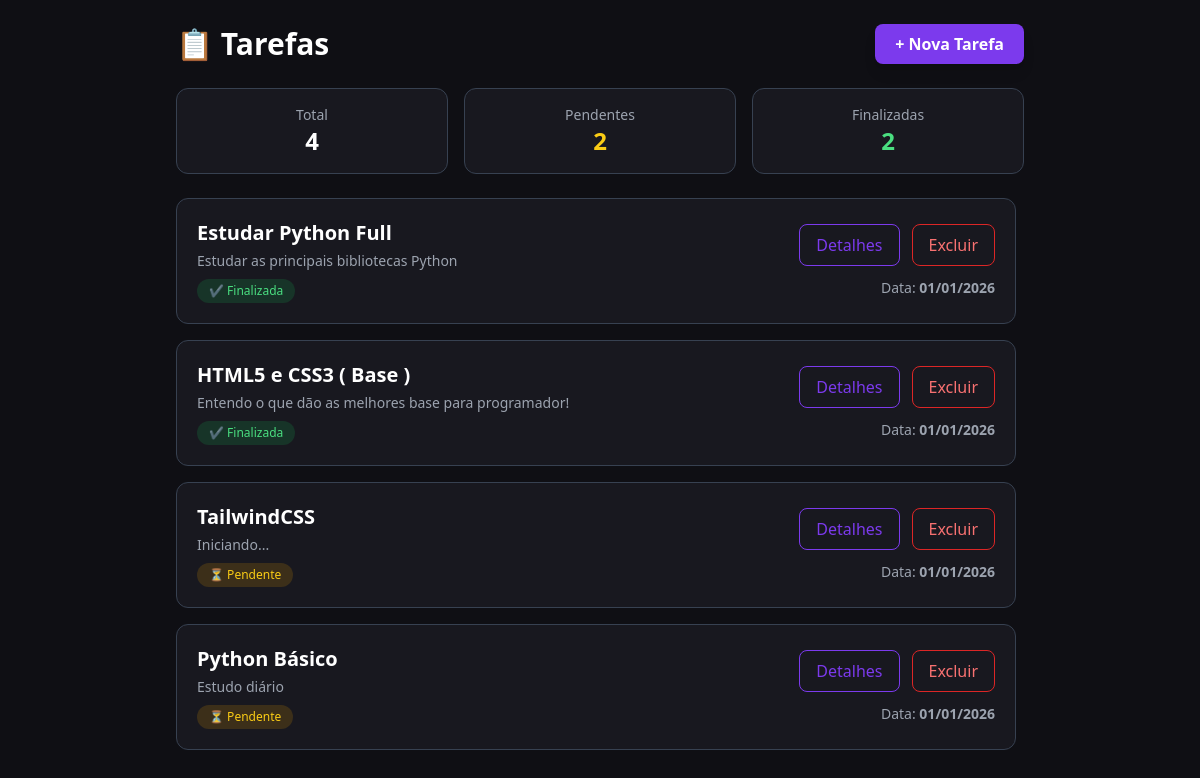
Before: / with the older database file.
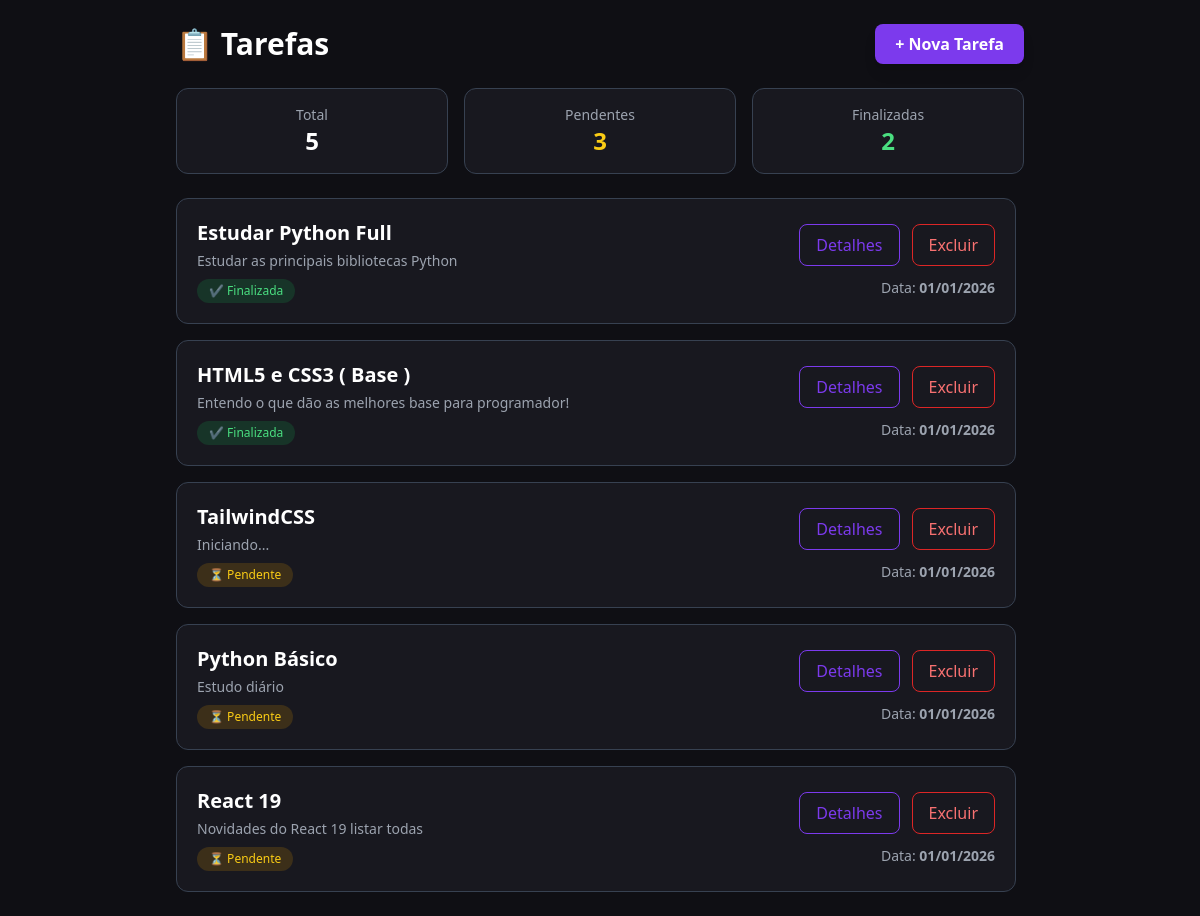
After: the same page with the newer database file.
### tarefas/models.py (models this page shows)
class Tarefa(models.Model):
    titulo = models.CharField(max_length=100)
    descricao = models.TextField(blank=True)
    finalizado = models.BooleanField(default=False)
    criado_em = models.DateTimeField(auto_now_add=True)

### tarefas/views.py (the view)
# urls.py: path('', views.listar_tarefas, name='listar_tarefas'),
def listar_tarefas(request):
    tarefas = Tarefa.objects.all()
    total = tarefas.count()
    pendentes = tarefas.filter(finalizado=False).count()
    finalizadas = tarefas.filter(finalizado=True).count()
    return render(request, 'tarefas/listar.html', {
        'tarefas': tarefas,
        'total': total,
        'pendentes': pendentes,
        'finalizadas': finalizadas,
    })

### tarefas/templates/tarefas/listar.html (shortened to what this page needs)
<!DOCTYPE html>
<html lang="pt-BR">
<head>
    <script src="https://cdn.tailwindcss.com"></script>
</head>
<body class="bg-dark text-gray-200 min-h-screen">
<div class="max-w-4xl mx-auto p-6 flex flex-col h-screen">
    <div class="shrink-0">
        <div class="flex flex-col sm:flex-row sm:items-center sm:justify-between gap-4 mb-6">
            <h1 class="text-3xl font-bold text-white">📋 Tarefas</h1>
            <a href="{% url 'nova_tarefa' %}"
               class="px-5 py-2 rounded-lg bg-primary hover:bg-purple-700 transition
                      text-white font-semibold shadow-lg">
                + Nova Tarefa
            </a>
        </div>
        <div class="grid grid-cols-1 sm:grid-cols-3 gap-4 mb-6">
            <div class="bg-card border border-gray-700 rounded-xl p-4 text-center">
                <p class="text-gray-400 text-sm">Total</p>
                <p class="text-2xl font-bold text-white">{{ total }}</p>
            </div>
            <div class="bg-card border border-gray-700 rounded-xl p-4 text-center">
                <p class="text-gray-400 text-sm">Pendentes</p>
                <p class="text-2xl font-bold text-yellow-400">{{ pendentes }}</p>
            </div>
            <div class="bg-card border border-gray-700 rounded-xl p-4 text-center">
                <p class="text-gray-400 text-sm">Finalizadas</p>
                <p class="text-2xl font-bold text-green-400">{{ finalizadas }}</p>
            </div>
        </div>
    </div>
    <div class="flex-1 overflow-y-auto pr-2">
        <ul class="space-y-4">
            {% for tarefa in tarefas %}
            <li class="bg-card border border-gray-700 rounded-xl p-5
                       flex flex-col md:flex-row md:items-center md:justify-between
                       gap-4 hover:border-primary transition">
                <div>
                    <h2 class="text-xl font-semibold text-white">
                        {{ tarefa.titulo }}
                    </h2>
                    <p class="text-gray-400 text-sm mt-1">
                        {{ tarefa.descricao }}
                    </p>
                    {% if tarefa.finalizado %}
                        <span class="inline-block mt-2 px-3 py-1 text-xs rounded-full
                                     bg-green-600/20 text-green-400">
                            ✔ Finalizada
                        </span>
                    {% else %}
                        <span class="inline-block mt-2 px-3 py-1 text-xs rounded-full
                                     bg-yellow-600/20 text-yellow-400">
                            ⏳ Pendente
                        </span>
                    {% endif %}
                </div>
                <div class="flex flex-col"> <div class="flex gap-3">
                        <a href="{% url 'detalhes_tarefa' tarefa.id %}"
                        class="px-4 py-2 rounded-lg border border-primary text-primary hover:bg-primary hover:text-white transition">
                            Detalhes
                        </a>
                        <button onclick="openModal('{{ tarefa.id }}')"
                                class="px-4 py-2 rounded-lg border border-red-600 text-red-400 hover:bg-red-600 hover:text-white transition">
                            Excluir
                        </button>
                    </div>
                    <p class="mt-3 text-sm text-gray-400 text-end">
                        Data: <strong>{{ tarefa.criado_em|date:"d/m/Y" }}</strong>
                    </p>
                </div>
            </li>
            {% empty %}
            <li class="text-center text-gray-400 py-10">
                Nenhuma tarefa cadastrada.
            </li>
            {% endfor %}
        </ul>
    </div>
</div>
</body>
</html>

Changed rows visible on the page:
added Tarefa: titulo "React 19", descricao "Novidades do React 19 listar todas", finalizado "⏳ Pendente", criado_em "01/01/2026"
Other visible differences:
{{ total }}: "4" → "5"
{{ pendentes }}: "2" → "3"
